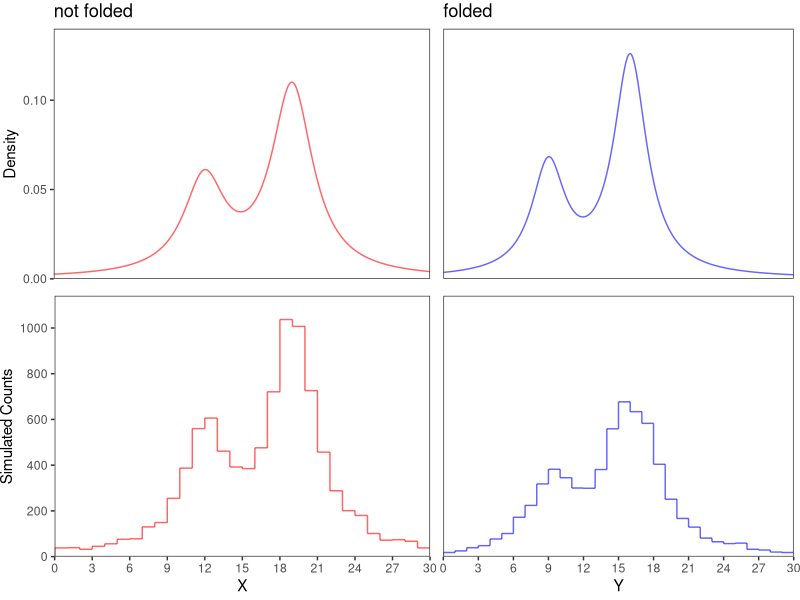
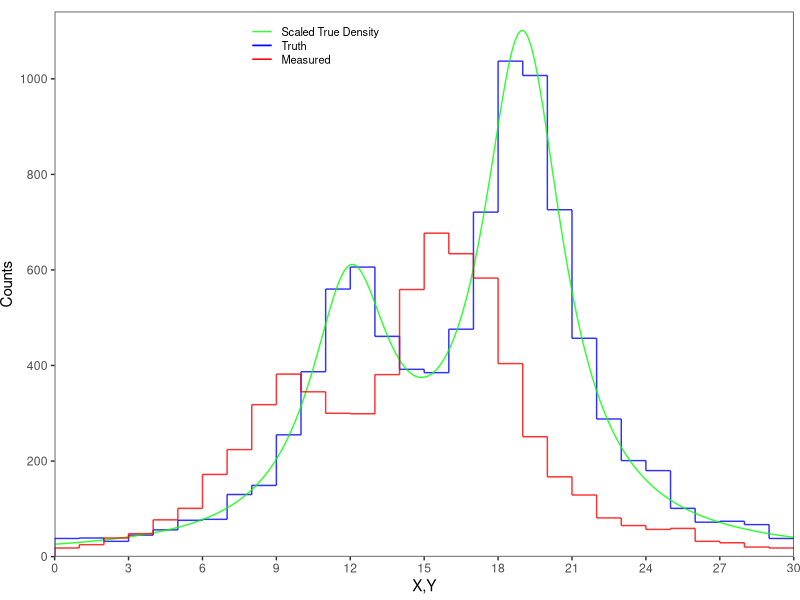

Here is the R script that generated these plots, in order: (Note: this script raises an error after producing the figures.)
## ---- chunk 1
library(tidyverse)
library(gridExtra)
library(knitr)
library(RColorBrewer)
library(gtools)
## ---- chunk 2
# Assume 10000 events
nsim <- 10000

# Two possible types of processes with different means but equal variances
loc1 <- 12
loc2 <- 19
sc <- 2

# Event 1 is 1/3 as likely to occur as event 2
p <- 1/3

x1 <- rcauchy(nsim, location = loc1, scale = sc)
x2 <- rcauchy(nsim, location = loc2, scale = sc)
z <- rbernoulli(nsim, p)
x <- z*x1 + (1-z)*x2

# Add additional noise
ermu <- -3
ersd <- 1
y <- x + rnorm(nsim, mean = ermu, sd = ersd)
y <- y[y>0 & y<30]
y <- y[rbinom(length(y),1,sqrt(0.2*log(y+1)))==1]
xymin <- 0
xymax <- 30
xyaxisstep <- 3

step_hist_notfolded <- hist(x[which(x > xymin & x < xymax)], breaks = seq(xymin,xymax,1), plot = F)
step_hist_folded <- hist(y[which(y > xymin & y < xymax)], breaks = seq(xymin,xymax,1), plot = F)

fmax <- 1.075*max(c(step_hist_folded$density,step_hist_notfolded$density))
fmax_count <- 1.1*max(c(step_hist_folded$count,step_hist_notfolded$count))

step_hist <- 
  tibble(binLow = c(step_hist_folded$breaks[-length(step_hist_folded$breaks)],
                    step_hist_notfolded$breaks[-length(step_hist_notfolded$breaks)]),
         binHigh = c(step_hist_folded$breaks[-1],step_hist_notfolded$breaks[-1]),
         CountsL = c(c(0,step_hist_folded$counts[-length(step_hist_folded$counts)]),
                     c(0,step_hist_notfolded$counts[-length(step_hist_notfolded$counts)])),
         Counts = c(step_hist_folded$counts,step_hist_notfolded$counts),
         DensityL = c(c(0,step_hist_folded$density[-length(step_hist_folded$density)]),
                      c(0,step_hist_notfolded$density[-length(step_hist_notfolded$density)])),
         Density = c(step_hist_folded$density,step_hist_notfolded$density),
         Treatment = c(rep("folded", length(step_hist_folded$density)),
                       rep("not folded", length(step_hist_notfolded$density))))


# Continuous representation
XY <- seq(xymin,xymax,0.01)
nxy <- length(XY)

fig_data <- tibble(x = (1/3)*dcauchy(XY, location=loc1, scale=sc) + 
                     (2/3)*dcauchy(XY, location=loc2, scale=sc),
                   y = (1/3)*dcauchy(XY, location=loc1+ermu, scale=sqrt(sc+ersd)) + 
                     (2/3)*dcauchy(XY, location=loc2+ermu, scale=sqrt(sc+ersd)))

fig_data <- tibble(XY = rep(seq(xymin,xymax,0.01),2),
                           Density = c(fig_data$x,fig_data$y),
                           Treatment = rep(c("not folded","folded"), each = nxy))

fmax = max(fmax,ceiling(105*max(fig_data$Density))/100)

# Plot binned
p_step_notfolded <- ggplot(data = filter(step_hist,Treatment=="not folded")) + 
  theme_bw() +
  geom_segment(mapping = aes(x = binLow,
                             y = Counts,
                          xend = binHigh,
                          yend = Counts), 
               color="red", alpha=0.6) +
  geom_segment(mapping = aes(x = binLow,
                             y = CountsL,
                          xend = binLow,
                          yend = Counts), 
               color="red", alpha=0.6) +
  scale_x_continuous(breaks = seq(xymin,xymax,xyaxisstep), 
                     limits = c(xymin,xymax), 
                     expand = c(0,0)) +
  scale_y_continuous("Simulated Counts",
                     limits = c(0,fmax_count), expand = c(0,0),
                     breaks = seq(0,ceiling(fmax_count),floor(fmax_count/1000)*200)) +
  labs(x="X", y="", title=element_blank()) +
  theme(panel.grid.major = element_blank(), panel.grid.minor = element_blank(), 
        plot.margin = margin(0, 0.16, 0.12, 0, "cm"))

p_step_folded <- ggplot(data = filter(step_hist,Treatment=="folded")) + 
  theme_bw() +
  geom_segment(mapping = aes(x = binLow,
                             y = Counts,
                          xend = binHigh,
                          yend = Counts), 
               color="blue", alpha=0.6) +
  geom_segment(mapping = aes(x = binLow,
                             y = CountsL,
                          xend = binLow,
                          yend = Counts), 
               color="blue", alpha=0.6) +
  scale_x_continuous(breaks = seq(xymin,xymax,xyaxisstep), 
                     limits = c(xymin,xymax), 
                     expand = c(0,0)) +
  scale_y_continuous("Simulated Counts", 
                     limits = c(0,fmax_count), expand = c(0,0),
                     breaks = seq(0,ceiling(fmax_count),floor(fmax_count/1000)*200)) +
  labs(x="Y", y="", title=element_blank()) +
  theme(panel.grid.major = element_blank(), panel.grid.minor = element_blank(),
        axis.text.y = element_blank(), axis.ticks.y = element_blank(),
        axis.title.y = element_blank(), plot.margin = margin(0, 0.16, 0.12, 0.08, "cm"))

# Plot continuous
p_smooth_notfolded <- ggplot(filter(fig_data,Treatment=="not folded"), aes(XY, Density)) +
  geom_line(alpha=0.6, color="red") + theme_bw() + ggtitle("not folded") +
  scale_x_continuous(limits = c(xymin,xymax), expand = c(0, 0)) +
  scale_y_continuous("Density", 
                     seq(0,fmax,0.05), limits = c(0,fmax), expand = c(0, 0)) +
  theme(panel.grid.major = element_blank(), panel.grid.minor = element_blank(),
        axis.text.x = element_blank(), axis.ticks.x = element_blank(),
        axis.title.x = element_blank(), plot.margin = margin(0.08, 0.16, 0.04, 0.08, "cm"))

p_smooth_folded <- ggplot(filter(fig_data,Treatment=="folded"), aes(XY, Density)) +
  geom_line(alpha=0.6, color="blue") + theme_bw() + ggtitle("folded") +
  scale_x_continuous(limits = c(xymin,xymax), expand = c(0, 0)) +
  scale_y_continuous("Density", 
                     seq(0,fmax,0.05), limits = c(0,fmax), expand = c(0, 0)) +
  theme(panel.grid.major = element_blank(), panel.grid.minor = element_blank(),
        axis.text.x = element_blank(), axis.ticks.x = element_blank(),
        axis.title.x = element_blank(),
        axis.text.y = element_blank(), axis.ticks.y = element_blank(),
        axis.title.y = element_blank(), plot.margin = margin(0.08, 0.16, 0.04, 0.08, "cm"))

grid.arrange(p_smooth_notfolded,p_smooth_folded,
             p_step_notfolded,p_step_folded,
             ncol=2, widths=c(12,10), heights=c(9,10))


## ---- chunk 3
ggplot(data = step_hist) + 
  theme_bw() +
  geom_segment(data = filter(step_hist, Treatment == "not folded"),
               mapping = aes(x = binLow,
                             y = Counts,
                          xend = binHigh,
                          yend = Counts,
                          color = "Truth"), 
               alpha = 0.8) +
  geom_segment(data = filter(step_hist, Treatment == "not folded"),
               mapping = aes(x = binLow,
                             y = CountsL,
                          xend = binLow,
                          yend = Counts,
                          color = "Truth"), 
               alpha = 0.8) +
  geom_line(data = filter(fig_data, Treatment == "not folded"),
            mapping = aes(x = XY, 
                          y = nsim*Density,
                          color = "Scaled True Density"), 
            alpha = 0.8) +
  geom_segment(data = filter(step_hist, Treatment == "folded"),
               mapping = aes(x = binLow,
                             y = Counts,
                          xend = binHigh,
                          yend = Counts,
                          color = "Measured"), 
               alpha = 0.8) +
  geom_segment(data = filter(step_hist, Treatment == "folded"),
               mapping = aes(x = binLow,
                             y = CountsL,
                          xend = binLow,
                          yend = Counts,
                          color = "Measured"), 
               alpha = 0.8) +
  scale_x_continuous(breaks = seq(xymin,xymax,xyaxisstep), 
                     limits = c(xymin,xymax), 
                     expand = c(0,0)) +
  scale_y_continuous("Counts",
                     limits = c(0,fmax_count), expand = c(0,0),
                     breaks = seq(0,ceiling(fmax_count),
                                  floor(fmax_count/1000)*200)) +
  labs(x="X,Y", y="", title=element_blank()) +
  scale_color_manual(name = NA,
                     breaks = c("Scaled True Density",
                                "Truth",
                                "Measured"),
                     values = c("Scaled True Density" = "green",
                                "Truth" = "blue",
                                "Measured" = "red")) +
  theme(panel.grid.major = element_blank(), 
        panel.grid.minor = element_blank(), 
        plot.margin = margin(0, 0.16, 0.12, 0, "cm"),
        legend.text = element_text(size = 8),
        legend.title = element_blank(),
        legend.position = c(.45, 0.99),
        legend.justification = c("right", "top"),
        legend.box.just = "left",
        legend.key.height = unit(10,"points"))
## ---- chunk 4
# Number of "causes" and "effects"
nc <- ne <-  40

# Get migration counts from stored ggplot and create smearing matrix
smear_data <- ggplot_build(smear_m)$data[[1]]
smearing_matrix <- matrix(rep(0,nc*(ne+1)), ncol = nc)
for( i in 1:nrow(smear_data)){
  smearing_matrix[cbind(smear_data$xbin, (ne+2)-smear_data$ybin)[i,2],
                  cbind(smear_data$xbin, (ne+2)-smear_data$ybin)[i,1]] <- smear_data$value[i]
}
smearing_matrix_normcols <- smearing_matrix / 
  matrix(rep(apply(smearing_matrix, MARGIN = 2, sum),ne+1), nrow=ne+1, byrow = T)

# Get observed number of events per effect
xE1 <- smearing_matrix %*% rep(1,nc)

# Number of samples drawn from each posterior distribution
nsamp <- 10
Lamb1 <- theta1 <- invMig1 <- list(NA)
xC1 <- efficiency1 <- mu1 <- intmu1 <- matrix(rep(NA,nsamp*nc), ncol=nsamp)
for(i in 1:nsamp){
  # New smearing matrices sampled from Dirichlet posterior
  Lamb1[[i]] <- matrix(unlist(map(1:nc, ~ t(rdirichlet(1, exp(-abs(.-1:(ne+1)))+
                                                             smearing_matrix[,.])))), nrow=ne+1)
  # Efficiencies calculated for each 
  efficiency1[,i] <- apply(Lamb1[[i]][-(ne+1),], MARGIN = 2, sum)
  # Apply Bayes' theorem to get P(C|E)
  theta1[[i]] <- t(Lamb1[[i]][-(ne+1),]/(matrix(rep(apply(Lamb1[[i]][-(ne+1),],
                                                          MARGIN = 1, sum), nc), ncol=nc)))
  mu1[,i] <- map_dbl(xE1[-(ne+1)], ~ rgamma(1,1+.,1))
  intmu1[,i] <- round(mu1[,i])
  intmu1[,i][which(intmu1[,i]==0)] <- 1
  invMig1[[i]] <- matrix(unlist(map(1:ne, ~ rmultinom(n=1,size=intmu1[.,i], 
                                                     prob=theta1[[i]][,.]))),nrow=ne)
  xC1[,i] <- (apply(invMig1[[i]],MARGIN=1, sum)/
                efficiency1[,i])*(mu1[,i]/intmu1[,i])
}

step_hist$barlow <- rep(0,nc+ne)
step_hist$barhigh <- rep(0,nc+ne)

step <- filter(step_hist, Treatment == "truth")
step$Counts <- apply(xC1, MARGIN=1, mean)
step$CountsL[-1] <- apply(xC1, MARGIN=1, mean)[-nc]
step$Treatment <- "1 iteration"
step$Density <- apply(xC1, MARGIN=1, mean)/sum(apply(xC1, MARGIN=1, mean))
step$DensityL[-1] <- step$Density[-nc]
step$barlow <- apply(xC1, MARGIN=1, FUN=quantile, probs=0.025)
step$barhigh <- apply(xC1, MARGIN=1, FUN=quantile, probs=0.975)
step_hist_iter1 <- rbind(step_hist,step)

ymax_count <- 1.1*max(step_hist_iter1$Counts)

it1 <- ggplot(data = step_hist_iter1) + 
  theme_bw() +
  geom_rect(mapping = aes(xmin = binLow,
                          ymin = barlow,
                          xmax = binHigh,
                          ymax = barhigh,
                          fill = Treatment),
            alpha=0.2) +
  geom_segment(mapping = aes(x = binLow,
                             y = Counts,
                          xend = binHigh,
                          yend = Counts,
                          color = Treatment),
               alpha=0.7) +
  geom_segment(mapping = aes(x = binLow,
                             y = CountsL,
                          xend = binLow,
                          yend = Counts,
                          color = Treatment), 
               alpha=0.7) +
  scale_x_continuous(breaks = seq(-10,10,2), 
                     limits = c(-10,10), 
                     expand = c(0,0)) +
  scale_y_continuous("Counts", limits = c(0,ymax_count), expand = c(0,0),
                     breaks = seq(0,ceiling(ymax_count), ceiling(ymax_count/1000)*100)) +
  labs(x="X", y="", title="1 Iteration") +
  scale_color_manual(values=c("orange","red","blue")) +
  scale_fill_manual(values=c("orange","red","blue")) +
  theme(panel.grid.major = element_blank(), panel.grid.minor = element_blank())
## ---- chunk 5
# Get observed number of events per effect
xE2 <- xC1

# Number of samples drawn from posterior distribution
Lamb2 <- efficiency2 <- theta2 <- invMig2 <- list(NA)
xC2 <- efficiency2 <- mu2 <- intmu2 <- matrix(rep(NA,nsamp*nsamp*nc), ncol=nsamp*nsamp)
for(i in 1:nsamp){
  for(j in 1:nsamp){
    # New smearing matrices sampled from Dirichlet posterior
    Lamb2[[(i-1)*nsamp+j]] <- 
      matrix(unlist(map(1:nc, ~ t(rdirichlet(1,exp(-abs(.-1:(ne+1)))+smearing_matrix[,.]+c(invMig1[[i]][.,],0))))), 
             nrow=ne+1)
    # Efficiencies calculated for each 
    efficiency2[,(i-1)*nsamp+j] <- apply(Lamb2[[(i-1)*nsamp+j]][-(ne+1),],MARGIN=2, sum)
    # Apply Bayes' theorem to get P(C|E)
    theta2[[(i-1)*nsamp+j]] <- t((Lamb2[[(i-1)*nsamp+j]][-(ne+1),]*matrix(rep(xC1[,i], nc),byrow=T,ncol=nc))/
                                (matrix(rep(Lamb2[[(i-1)*nsamp+j]][-(ne+1),] %*% 
                                              xC1[,i], nc), ncol=nc)))
  
    mu2[,(i-1)*nsamp+j] <- map_dbl(1:ne, ~ rgamma(1,1+xE1[.]+xE2[.,j],2))
    intmu2[,(i-1)*nsamp+j] <- round(mu2[,(i-1)*nsamp+j])
    intmu2[,(i-1)*nsamp+j][which(intmu2[,(i-1)*nsamp+j]==0)] <- 1
    invMig2[[(i-1)*nsamp+j]] <- matrix(unlist(map(1:ne,~rmultinom(n=1,size=intmu2[.,(i-1)*nsamp+j], 
                                                                  prob=theta2[[(i-1)*nsamp+j]][,.]))),nrow=ne)
    xC2[,(i-1)*nsamp+j] <- (apply(invMig2[[(i-1)*nsamp+j]],MARGIN=1,sum)/efficiency2[,(i-1)*nsamp+j])*
      (mu2[,(i-1)*nsamp+j]/intmu2[,(i-1)*nsamp+j])
  }
}

step <- filter(step_hist, Treatment == "truth")
step$Counts <- apply(xC2, MARGIN=1, mean)
step$CountsL[-1] <- apply(xC2, MARGIN=1, mean)[-nc]
step$Treatment <- "2 iterations"
step$Density <- apply(xC2, MARGIN=1, mean)/sum(apply(xC2, MARGIN=1, mean))
step$DensityL[-1] <- step$Density[-nc]
step$barlow <- apply(xC2, MARGIN=1, FUN=quantile, probs=0.025)
step$barhigh <- apply(xC2, MARGIN=1, FUN=quantile, probs=0.975)
step_hist_iter2 <- rbind(step_hist,step)

ymax_count <- 1.1*max(step_hist_iter2$Counts,step_hist_iter2$barhigh)

it2 <- ggplot(data = step_hist_iter2) + 
  theme_bw() +
  geom_rect(mapping = aes(xmin = binLow,
                          ymin = barlow,
                          xmax = binHigh,
                          ymax = barhigh,
                          fill = Treatment),
            alpha=0.2) +
  geom_segment(mapping = aes(x = binLow,
                             y = Counts,
                          xend = binHigh,
                          yend = Counts,
                          color = Treatment),
               alpha=0.7) +
  geom_segment(mapping = aes(x = binLow,
                             y = CountsL,
                          xend = binLow,
                          yend = Counts,
                          color = Treatment), 
               alpha=0.7) +
  scale_x_continuous(breaks = seq(-10,10,2), 
                     limits = c(-10,10), 
                     expand = c(0,0)) +
  scale_y_continuous("Counts", limits = c(0,ymax_count), expand = c(0,0),
                     breaks = seq(0,ceiling(ymax_count), ceiling(ymax_count/1000)*100)) +
  labs(x="X", y="", title="2 Iterations") +
  scale_color_manual(values=c("orange","red","blue")) +
  scale_fill_manual(values=c("orange","red","blue")) +
  theme(panel.grid.major = element_blank(), panel.grid.minor = element_blank())
## ---- chunk 6
# Get observed number of events per effect
xE3 <- xC2

# Number of samples drawn from posterior distribution
Lamb3 <- efficiency3 <- theta3 <- invMig3 <- list(NA)
xC3 <- efficiency3 <- mu3 <- intmu3 <- matrix(rep(NA,nc*nsamp^3), ncol=nsamp^3)
for(i in 1:nsamp){
  for(j in 1:nsamp){
    for(k in 1:nsamp){
      # New smearing matrices sampled from Dirichlet posterior
      Lamb3[[(i-1)*nsamp^2+(j-1)*nsamp+k]] <- 
        matrix(unlist(map(1:nc, ~ t(rdirichlet(1,exp(-abs(.-1:(ne+1)))+smearing_matrix[,.]+
                                                 c(invMig1[[i]][.,],0)+c(invMig2[[(j-1)*nsamp+k]][.,],0))))), 
               nrow=ne+1)
      # Efficiencies calculated for each 
      efficiency3[,(i-1)*nsamp^2+(j-1)*nsamp+k] <- 
        apply(Lamb3[[(i-1)*nsamp^2+(j-1)*nsamp+k]][-(ne+1),],MARGIN=2, sum)
      # Apply Bayes' theorem to get P(C|E)
      theta3[[(i-1)*nsamp^2+(j-1)*nsamp+k]] <- 
        t((Lamb3[[(i-1)*nsamp^2+(j-1)*nsamp+k]][-(ne+1),]*
             matrix(rep(xC3[,(j-1)*nsamp+k], nc),byrow=T,ncol=nc))/
            (matrix(rep(Lamb3[[(i-1)*nsamp^2+(j-1)*nsamp+k]][-(ne+1),] %*% 
                          xC3[,(j-1)*nsamp+k], nc), ncol=nc)))
    
      mu3[,(i-1)*nsamp^2+(j-1)*nsamp+k] <- 
        map_dbl(1:ne, ~ rgamma(1,1+xE1[.]+xE2[.,k]+xE3[(j-1)*nsamp+k],3))
      intmu3[,(i-1)*nsamp^2+(j-1)*nsamp+k] <- 
        round(mu3[,(i-1)*nsamp^2+(j-1)*nsamp+k])
      intmu3[,(i-1)*nsamp^2+(j-1)*nsamp+k][which(intmu3[,(i-1)*nsamp^2+(j-1)*nsamp+k]==0)] <- 1
      invMig3[[(i-1)*nsamp^2+(j-1)*nsamp+k]] <- 
        matrix(unlist(map(1:ne,~rmultinom(n=1,size=intmu3[.,(i-1)*nsamp^2+(j-1)*nsamp+k], 
                                          prob=theta2[[(i-1)*nsamp+j]][,.]))),nrow=ne)
      xC3[,(i-1)*nsamp^2+(j-1)*nsamp+k] <- 
        (apply(invMig3[[(i-1)*nsamp^2+(j-1)*nsamp+k]],MARGIN=1,sum)/efficiency3[,(i-1)*nsamp^2+(j-1)*nsamp+k])*
        (mu3[,(i-1)*nsamp^2+(j-1)*nsamp+k]/intmu3[,(i-1)*nsamp^2+(j-1)*nsamp+k])
    }
  }
}

step <- filter(step_hist_iter1, Treatment == "truth")
step$Counts <- apply(xC3, MARGIN=1, mean)
step$CountsL[-1] <- apply(xC3, MARGIN=1, mean)[-nc]
step$Treatment <- "3 iterations"
step$Density <- apply(xC3, MARGIN=1, mean)/sum(apply(xC3, MARGIN=1, mean))
step$DensityL[-1] <- step$Density[-nc]
step$barlow <- apply(xC3, MARGIN=1, FUN=quantile, probs=0.025)
step$barhigh <- apply(xC3, MARGIN=1, FUN=quantile, probs=0.975)
step_hist_iter3 <- rbind(step_hist,step)

ymax_count <- 1.1*max(step_hist_iter3$Counts,step_hist_iter2$barhigh)

it3 <- ggplot(data = step_hist_iter3) + 
  theme_bw() +
  geom_rect(mapping = aes(xmin = binLow,
                          ymin = barlow,
                          xmax = binHigh,
                          ymax = barhigh,
                          fill = Treatment),
            alpha=0.2) +
  geom_segment(mapping = aes(x = binLow,
                             y = Counts,
                          xend = binHigh,
                          yend = Counts,
                          color = Treatment),
               alpha=0.7) +
  geom_segment(mapping = aes(x = binLow,
                             y = CountsL,
                          xend = binLow,
                          yend = Counts,
                          color = Treatment), 
               alpha=0.7) +
  scale_x_continuous(breaks = seq(-10,10,2), 
                     limits = c(-10,10), 
                     expand = c(0,0)) +
  scale_y_continuous("Counts", limits = c(0,ymax_count), expand = c(0,0),
                     breaks = seq(0,ceiling(ymax_count), ceiling(ymax_count/1000)*100)) +
  labs(x="X", y="", title="3 Iterations") +
  scale_color_manual(values=c("orange","red","blue")) +
  scale_fill_manual(values=c("orange","red","blue")) +
  theme(panel.grid.major = element_blank(), panel.grid.minor = element_blank())
